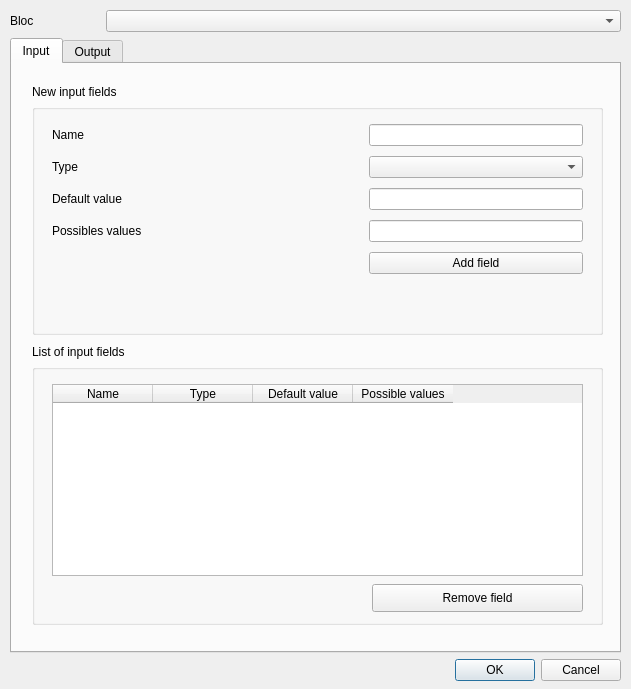
<?xml version="1.0" encoding="UTF-8"?>
<ui version="4.0">
 <class>Dialog</class>
 <widget class="QDialog" name="Dialog">
  <property name="geometry">
   <rect>
    <x>0</x>
    <y>0</y>
    <width>631</width>
    <height>689</height>
   </rect>
  </property>
  <property name="windowTitle">
   <string>Dialog</string>
  </property>
  <widget class="QWidget" name="gridLayoutWidget">
   <property name="geometry">
    <rect>
     <x>10</x>
     <y>10</y>
     <width>611</width>
     <height>671</height>
    </rect>
   </property>
   <layout class="QGridLayout" name="gridLayout_2">
    <item row="1" column="0" colspan="3">
     <widget class="QTabWidget" name="tabWidget">
      <property name="currentIndex">
       <number>0</number>
      </property>
      <widget class="QWidget" name="input_page">
       <attribute name="title">
        <string>Input</string>
       </attribute>
       <widget class="QLabel" name="label_6">
        <property name="geometry">
         <rect>
          <x>-70</x>
          <y>270</y>
          <width>55</width>
          <height>16</height>
         </rect>
        </property>
        <property name="text">
         <string>TextLabel</string>
        </property>
       </widget>
       <widget class="QLabel" name="label_5">
        <property name="geometry">
         <rect>
          <x>-70</x>
          <y>40</y>
          <width>55</width>
          <height>16</height>
         </rect>
        </property>
        <property name="text">
         <string>TextLabel</string>
        </property>
       </widget>
       <widget class="QGroupBox" name="groupBox">
        <property name="geometry">
         <rect>
          <x>20</x>
          <y>40</y>
          <width>571</width>
          <height>231</height>
         </rect>
        </property>
        <property name="title">
         <string/>
        </property>
        <widget class="QWidget" name="gridLayoutWidget_2">
         <property name="geometry">
          <rect>
           <x>20</x>
           <y>20</y>
           <width>531</width>
           <height>198</height>
          </rect>
         </property>
         <layout class="QGridLayout" name="gridLayout">
          <property name="verticalSpacing">
           <number>10</number>
          </property>
          <item row="3" column="0">
           <widget class="QLabel" name="label_19">
            <property name="text">
             <string>Possibles values</string>
            </property>
           </widget>
          </item>
          <item row="3" column="1">
           <spacer name="horizontalSpacer_15">
            <property name="orientation">
             <enum>Qt::Horizontal</enum>
            </property>
            <property name="sizeHint" stdset="0">
             <size>
              <width>10</width>
              <height>20</height>
             </size>
            </property>
           </spacer>
          </item>
          <item row="2" column="0">
           <widget class="QLabel" name="label_18">
            <property name="text">
             <string>Default value</string>
            </property>
           </widget>
          </item>
          <item row="1" column="2">
           <widget class="QComboBox" name="entree_type"/>
          </item>
          <item row="2" column="2">
           <widget class="QLineEdit" name="entree_default_value"/>
          </item>
          <item row="4" column="0" colspan="2">
           <spacer name="horizontalSpacer_5">
            <property name="orientation">
             <enum>Qt::Horizontal</enum>
            </property>
            <property name="sizeHint" stdset="0">
             <size>
              <width>40</width>
              <height>20</height>
             </size>
            </property>
           </spacer>
          </item>
          <item row="2" column="1">
           <spacer name="horizontalSpacer_14">
            <property name="orientation">
             <enum>Qt::Horizontal</enum>
            </property>
            <property name="sizeHint" stdset="0">
             <size>
              <width>10</width>
              <height>20</height>
             </size>
            </property>
           </spacer>
          </item>
          <item row="3" column="2">
           <widget class="QLineEdit" name="possible_values_text"/>
          </item>
          <item row="1" column="0">
           <widget class="QLabel" name="label_4">
            <property name="text">
             <string>Type</string>
            </property>
           </widget>
          </item>
          <item row="1" column="1">
           <spacer name="horizontalSpacer_3">
            <property name="orientation">
             <enum>Qt::Horizontal</enum>
            </property>
            <property name="sizeHint" stdset="0">
             <size>
              <width>10</width>
              <height>20</height>
             </size>
            </property>
           </spacer>
          </item>
          <item row="0" column="0">
           <widget class="QLabel" name="label_3">
            <property name="text">
             <string>Name</string>
            </property>
           </widget>
          </item>
          <item row="0" column="1">
           <layout class="QHBoxLayout" name="horizontalLayout">
            <item>
             <spacer name="horizontalSpacer_4">
              <property name="orientation">
               <enum>Qt::Horizontal</enum>
              </property>
              <property name="sizeHint" stdset="0">
               <size>
                <width>10</width>
                <height>20</height>
               </size>
              </property>
             </spacer>
            </item>
           </layout>
          </item>
          <item row="4" column="2">
           <widget class="QPushButton" name="add_input">
            <property name="text">
             <string>Add field</string>
            </property>
           </widget>
          </item>
          <item row="5" column="0" colspan="3">
           <widget class="QLabel" name="warning_input">
            <property name="text">
             <string/>
            </property>
           </widget>
          </item>
          <item row="0" column="2">
           <widget class="QLineEdit" name="entree_name"/>
          </item>
         </layout>
        </widget>
       </widget>
       <widget class="QGroupBox" name="groupBox_5">
        <property name="geometry">
         <rect>
          <x>20</x>
          <y>300</y>
          <width>571</width>
          <height>261</height>
         </rect>
        </property>
        <property name="title">
         <string/>
        </property>
        <widget class="QTableWidget" name="table_input">
         <property name="geometry">
          <rect>
           <x>20</x>
           <y>20</y>
           <width>531</width>
           <height>192</height>
          </rect>
         </property>
         <column>
          <property name="text">
           <string>Name</string>
          </property>
         </column>
         <column>
          <property name="text">
           <string>Type</string>
          </property>
         </column>
         <column>
          <property name="text">
           <string>Default value</string>
          </property>
         </column>
         <column>
          <property name="text">
           <string>Possible values</string>
          </property>
         </column>
        </widget>
        <widget class="QPushButton" name="delete_input">
         <property name="geometry">
          <rect>
           <x>340</x>
           <y>220</y>
           <width>211</width>
           <height>28</height>
          </rect>
         </property>
         <property name="text">
          <string>Remove field</string>
         </property>
        </widget>
       </widget>
       <widget class="QLabel" name="label_13">
        <property name="geometry">
         <rect>
          <x>20</x>
          <y>280</y>
          <width>131</width>
          <height>16</height>
         </rect>
        </property>
        <property name="font">
         <font>
          <weight>50</weight>
          <bold>false</bold>
         </font>
        </property>
        <property name="text">
         <string>List of input fields</string>
        </property>
       </widget>
       <widget class="QLabel" name="label_15">
        <property name="geometry">
         <rect>
          <x>20</x>
          <y>20</y>
          <width>121</width>
          <height>16</height>
         </rect>
        </property>
        <property name="font">
         <font>
          <weight>50</weight>
          <bold>false</bold>
         </font>
        </property>
        <property name="text">
         <string>New input fields</string>
        </property>
       </widget>
      </widget>
      <widget class="QWidget" name="output_page">
       <attribute name="title">
        <string>Output</string>
       </attribute>
       <widget class="QGroupBox" name="groupBox_4">
        <property name="geometry">
         <rect>
          <x>20</x>
          <y>300</y>
          <width>571</width>
          <height>261</height>
         </rect>
        </property>
        <property name="title">
         <string/>
        </property>
        <widget class="QTableWidget" name="table_output">
         <property name="geometry">
          <rect>
           <x>20</x>
           <y>20</y>
           <width>531</width>
           <height>192</height>
          </rect>
         </property>
         <column>
          <property name="text">
           <string>Name</string>
          </property>
         </column>
         <column>
          <property name="text">
           <string>Type</string>
          </property>
         </column>
         <column>
          <property name="text">
           <string>Default Value</string>
          </property>
         </column>
         <column>
          <property name="text">
           <string>Possible values</string>
          </property>
         </column>
        </widget>
        <widget class="QPushButton" name="delete_output">
         <property name="geometry">
          <rect>
           <x>340</x>
           <y>220</y>
           <width>211</width>
           <height>28</height>
          </rect>
         </property>
         <property name="text">
          <string>Remove field</string>
         </property>
        </widget>
       </widget>
       <widget class="QLabel" name="label_9">
        <property name="geometry">
         <rect>
          <x>20</x>
          <y>20</y>
          <width>121</width>
          <height>16</height>
         </rect>
        </property>
        <property name="text">
         <string>New output field</string>
        </property>
       </widget>
       <widget class="QLabel" name="label_10">
        <property name="geometry">
         <rect>
          <x>20</x>
          <y>280</y>
          <width>181</width>
          <height>16</height>
         </rect>
        </property>
        <property name="text">
         <string>List of output fields</string>
        </property>
       </widget>
       <widget class="QGroupBox" name="groupBox_2">
        <property name="geometry">
         <rect>
          <x>20</x>
          <y>40</y>
          <width>571</width>
          <height>231</height>
         </rect>
        </property>
        <property name="title">
         <string/>
        </property>
        <widget class="QWidget" name="gridLayoutWidget_3">
         <property name="geometry">
          <rect>
           <x>20</x>
           <y>20</y>
           <width>531</width>
           <height>198</height>
          </rect>
         </property>
         <layout class="QGridLayout" name="gridLayout_3">
          <property name="verticalSpacing">
           <number>10</number>
          </property>
          <item row="3" column="0">
           <widget class="QLabel" name="label_21">
            <property name="text">
             <string>Possibles values</string>
            </property>
           </widget>
          </item>
          <item row="3" column="1">
           <spacer name="horizontalSpacer_16">
            <property name="orientation">
             <enum>Qt::Horizontal</enum>
            </property>
            <property name="sizeHint" stdset="0">
             <size>
              <width>10</width>
              <height>20</height>
             </size>
            </property>
           </spacer>
          </item>
          <item row="2" column="0">
           <widget class="QLabel" name="label_22">
            <property name="text">
             <string>Default value</string>
            </property>
           </widget>
          </item>
          <item row="0" column="2">
           <widget class="QLineEdit" name="sortie_name"/>
          </item>
          <item row="1" column="2">
           <widget class="QComboBox" name="sortie_type"/>
          </item>
          <item row="2" column="2">
           <widget class="QLineEdit" name="sortie_default_value"/>
          </item>
          <item row="4" column="0" colspan="2">
           <spacer name="horizontalSpacer_6">
            <property name="orientation">
             <enum>Qt::Horizontal</enum>
            </property>
            <property name="sizeHint" stdset="0">
             <size>
              <width>40</width>
              <height>20</height>
             </size>
            </property>
           </spacer>
          </item>
          <item row="2" column="1">
           <spacer name="horizontalSpacer_17">
            <property name="orientation">
             <enum>Qt::Horizontal</enum>
            </property>
            <property name="sizeHint" stdset="0">
             <size>
              <width>10</width>
              <height>20</height>
             </size>
            </property>
           </spacer>
          </item>
          <item row="3" column="2">
           <widget class="QLineEdit" name="possible_values_text2"/>
          </item>
          <item row="1" column="0">
           <widget class="QLabel" name="label_7">
            <property name="text">
             <string>Type</string>
            </property>
           </widget>
          </item>
          <item row="1" column="1">
           <spacer name="horizontalSpacer_7">
            <property name="orientation">
             <enum>Qt::Horizontal</enum>
            </property>
            <property name="sizeHint" stdset="0">
             <size>
              <width>10</width>
              <height>20</height>
             </size>
            </property>
           </spacer>
          </item>
          <item row="0" column="0">
           <widget class="QLabel" name="label_8">
            <property name="text">
             <string>Name</string>
            </property>
           </widget>
          </item>
          <item row="0" column="1">
           <layout class="QHBoxLayout" name="horizontalLayout_2">
            <item>
             <spacer name="horizontalSpacer_8">
              <property name="orientation">
               <enum>Qt::Horizontal</enum>
              </property>
              <property name="sizeHint" stdset="0">
               <size>
                <width>10</width>
                <height>20</height>
               </size>
              </property>
             </spacer>
            </item>
           </layout>
          </item>
          <item row="4" column="2">
           <widget class="QPushButton" name="add_output">
            <property name="text">
             <string>Add field</string>
            </property>
           </widget>
          </item>
          <item row="5" column="0" colspan="3">
           <widget class="QLabel" name="warning_output">
            <property name="text">
             <string/>
            </property>
           </widget>
          </item>
         </layout>
        </widget>
       </widget>
      </widget>
     </widget>
    </item>
    <item row="0" column="2">
     <widget class="QComboBox" name="bloc_select"/>
    </item>
    <item row="2" column="2">
     <widget class="QDialogButtonBox" name="buttons">
      <property name="orientation">
       <enum>Qt::Horizontal</enum>
      </property>
      <property name="standardButtons">
       <set>QDialogButtonBox::Cancel|QDialogButtonBox::Ok</set>
      </property>
     </widget>
    </item>
    <item row="0" column="0">
     <widget class="QLabel" name="label">
      <property name="text">
       <string>Bloc</string>
      </property>
     </widget>
    </item>
    <item row="0" column="1">
     <spacer name="horizontalSpacer">
      <property name="orientation">
       <enum>Qt::Horizontal</enum>
      </property>
      <property name="sizeType">
       <enum>QSizePolicy::Fixed</enum>
      </property>
      <property name="sizeHint" stdset="0">
       <size>
        <width>60</width>
        <height>20</height>
       </size>
      </property>
     </spacer>
    </item>
   </layout>
  </widget>
 </widget>
 <resources/>
 <connections>
  <connection>
   <sender>buttons</sender>
   <signal>rejected()</signal>
   <receiver>Dialog</receiver>
   <slot>reject()</slot>
   <hints>
    <hint type="sourcelabel">
     <x>316</x>
     <y>260</y>
    </hint>
    <hint type="destinationlabel">
     <x>286</x>
     <y>274</y>
    </hint>
   </hints>
  </connection>
  <connection>
   <sender>buttons</sender>
   <signal>accepted()</signal>
   <receiver>Dialog</receiver>
   <slot>accept()</slot>
   <hints>
    <hint type="sourcelabel">
     <x>248</x>
     <y>254</y>
    </hint>
    <hint type="destinationlabel">
     <x>157</x>
     <y>274</y>
    </hint>
   </hints>
  </connection>
 </connections>
</ui>
